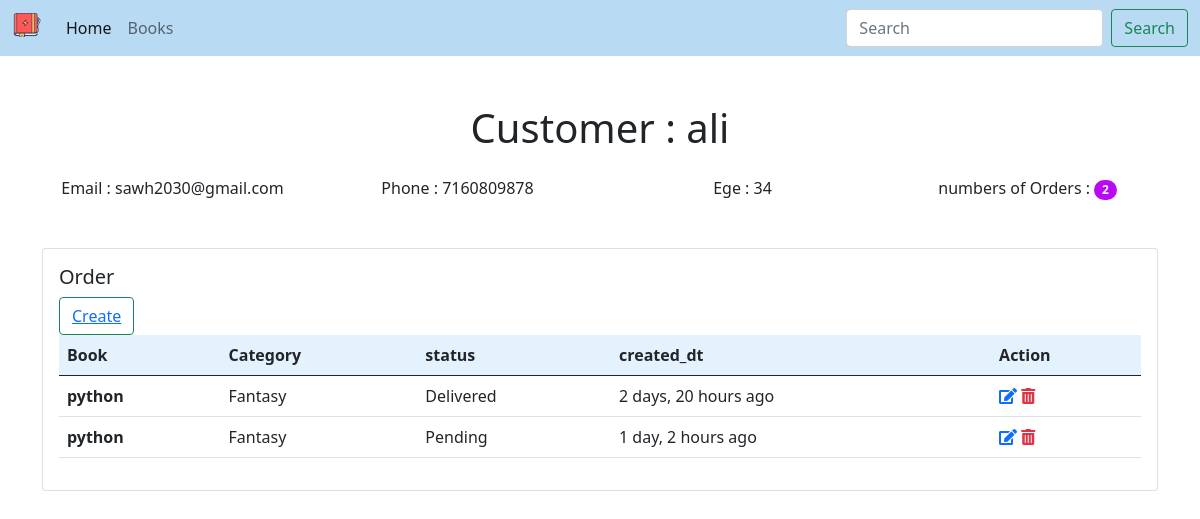
The page /customer/3 on the database as committed earlier.
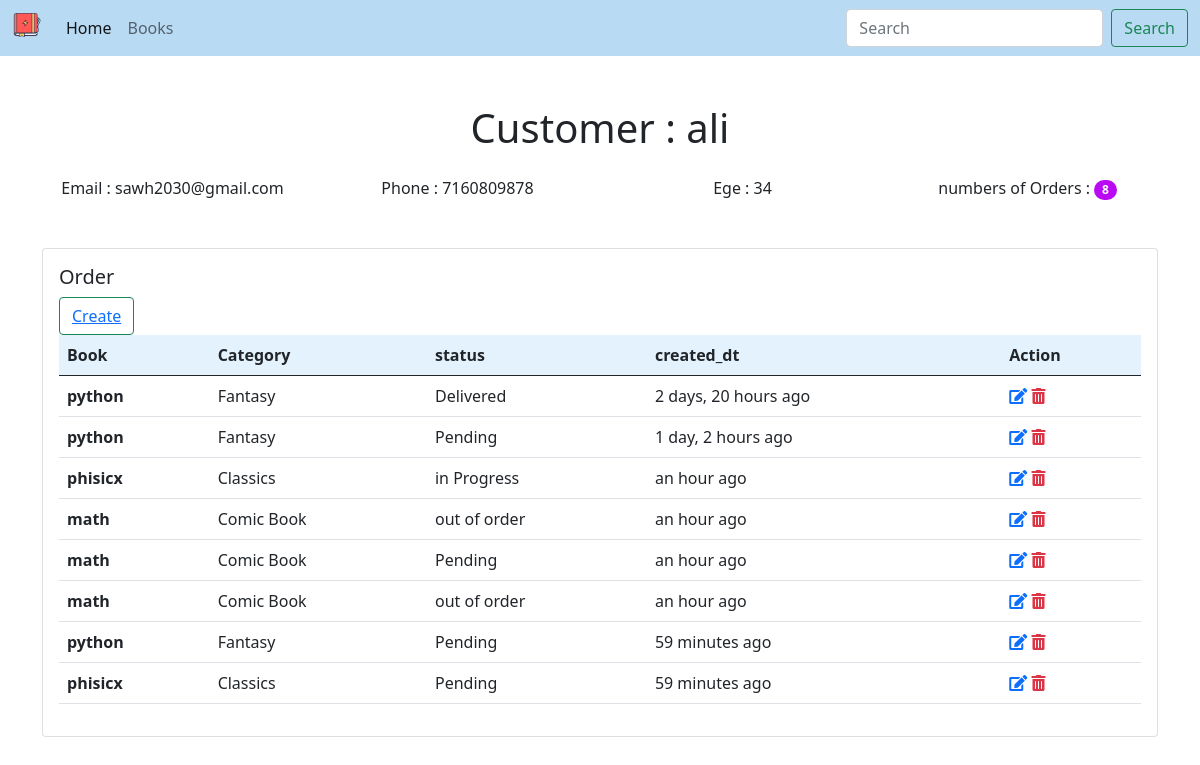
The same page on the database as committed later.
### blog/models.py (models this page shows)
class Order(models.Model):
    STATUS =[
        ('Pending','Pending'),
        ('Delivered', 'Delivered'),
        ('in Progress', 'in Progress'),
        ('out of order', 'out of order'),
    ]
    customer = models.ForeignKey(Customer, null=True, on_delete=models.SET_NULL)
    book = models.ForeignKey(Book, null=True, on_delete=models.SET_NULL)
    tags = models.ManyToManyField(Tag)
    created_dt = models.DateTimeField(auto_now_add=True, null=True)
    status = models.CharField(max_length=200, null=True, choices=STATUS)

class Book(models.Model):
    CATEGORY =[
        ('Classics','Classics'),
        ('Comic Book', 'Comic Book'),
        ('Fantasy', 'Fantasy'),
        ('Horror', 'Horror'),
    ]
    name = models.CharField(max_length=190, null=True)
    author = models.CharField(max_length=190, null=True)
    price = models.FloatField(null=True)
    category = models.CharField(max_length=190, null=True, choices=CATEGORY)
    description = models.CharField(max_length=190, null=True)
    tags = models.ManyToManyField(Tag)
    created_dt = models.DateTimeField(auto_now_add=True, null=True)
    def __str__(self):
        return self.name

### blog/views.py (the view)
# urls.py: path('customer/<str:pk>', views.customer, name='customer'),
def customer(request, pk):
    customer = Customer.objects.get(id=pk)
    orders = customer.order_set.all()
    num_orders = orders.count()
    context = {
        'customer': customer,
        'order': orders,
        'num_orders': num_orders,
    }
    return render(request, 'customer.html', context)

### templates/customer.html
{% extends 'base.html' %}
{% load humanize %}
{% load static %}
{% block content %}
<h1 class="pt-5 pb-3" align="center">Customer : {{ customer.name }} </h1>
<div class="container pb-5" align="center">
  <div class="row row-cols-1 row-cols-sm-2 row-cols-md-4">
    <div class="col">Email : {{ customer.email }}</div>
    <div class="col">Phone : {{ customer.phone }}</div>
    <div class="col">Ege : {{ customer.age }}</div>
    <div class="col">numbers of Orders : <span class="badge bg-primary rounded-pill">{{ num_orders }}</span></div>
  </div>
</div>
<div class="container pb-5">
  <div class="col">
    <div class="card">
      <div class="card-body">
        <h5 class="card-title">Order</h5>
        <button type="button" class="btn btn-outline-success"><a href="{% url 'create' customer.id %}">Create</a></button>
          <table class="table" >
              <thead style="background-color: #e3f2fd;">
                <tr>
                  <th scope="col">Book</th>
                  <th scope="col">Category</th>
                  <th scope="col">status</th>
                  <th scope="col">created_dt</th>
                    <th scope="col">Action</th>
                </tr>
              </thead>
              <tbody>
              {% for item in order %}
                <tr>
                  <th>{{ item.book }}</th>
                  <td>{{ item.book.category }}</td>
                  <td>{{ item.status }}</td>
                  <td>{{ item.created_dt |naturaltime }}</td>
                  <td>
                      <a href="{% url 'update' item.id %}"><i class="fas fa-edit"></i></a>
                      <a class="text-danger" href="{% url 'delete' item.id %}"><i class="fas fa-trash-alt"></i></a>
                  </td>
                </tr>
              {% endfor %}
              </tbody>
          </table>
      </div>
    </div>
  </div>
</div>
{% endblock %}

Rows that differ between the two databases and show on the page:
added Order: book "phisicx", book.category "Classics", status "in Progress", created_dt "an hour ago"
added Order: book "math", book.category "Comic Book", status "out of order", created_dt "an hour ago"
added Order: book "math", book.category "Comic Book", status "Pending", created_dt "an hour ago"
added Order: book "math", book.category "Comic Book", status "out of order", created_dt "an hour ago"
added Order: book "python", book.category "Fantasy", status "Pending", created_dt "59 minutes ago"
added Order: book "phisicx", book.category "Classics", status "Pending", created_dt "59 minutes ago"
Other text that changed with them:
{{ num_orders }}: "2" → "8"
